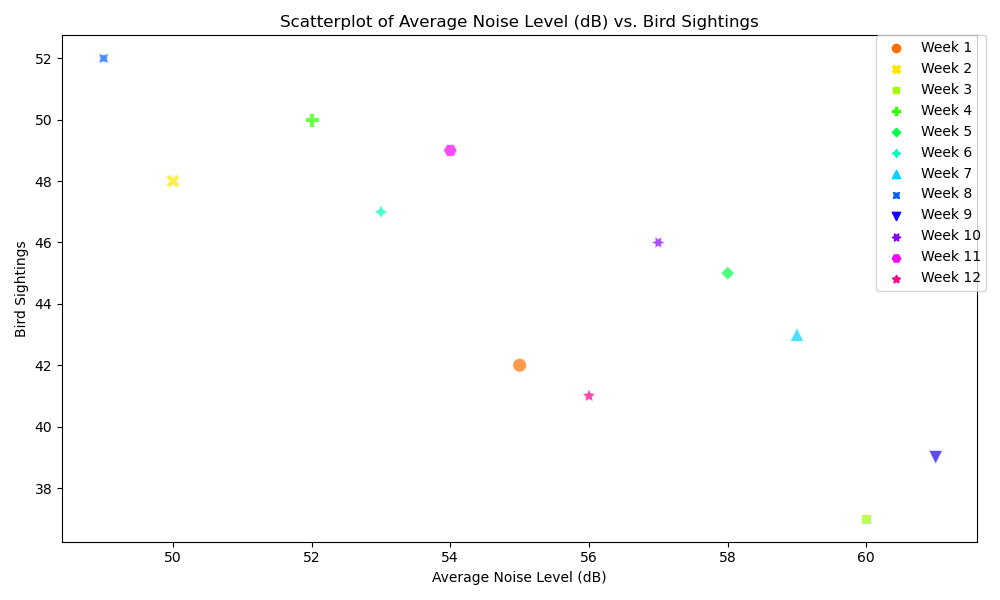

Recreate this plot in Python.

import seaborn as sns
import matplotlib.pyplot as plt
import pandas as pd

# Given data in a list of dictionaries
data = [
    {'Week': 'Week 1', 'Average Noise Level (dB)': 55, 'Bird Sightings': 42},
    {'Week': 'Week 2', 'Average Noise Level (dB)': 50, 'Bird Sightings': 48},
    {'Week': 'Week 3', 'Average Noise Level (dB)': 60, 'Bird Sightings': 37},
    {'Week': 'Week 4', 'Average Noise Level (dB)': 52, 'Bird Sightings': 50},
    {'Week': 'Week 5', 'Average Noise Level (dB)': 58, 'Bird Sightings': 45},
    {'Week': 'Week 6', 'Average Noise Level (dB)': 53, 'Bird Sightings': 47},
    {'Week': 'Week 7', 'Average Noise Level (dB)': 59, 'Bird Sightings': 43},
    {'Week': 'Week 8', 'Average Noise Level (dB)': 49, 'Bird Sightings': 52},
    {'Week': 'Week 9', 'Average Noise Level (dB)': 61, 'Bird Sightings': 39},
    {'Week': 'Week 10', 'Average Noise Level (dB)': 57, 'Bird Sightings': 46},
    {'Week': 'Week 11', 'Average Noise Level (dB)': 54, 'Bird Sightings': 49},
    {'Week': 'Week 12', 'Average Noise Level (dB)': 56, 'Bird Sightings': 41}
]

# Convert data to a pandas DataFrame
df = pd.DataFrame(data)

# Create a scatterplot
plt.figure(figsize=(10, 6))  # Set the size of the figure
scatter_plot = sns.scatterplot(
    data=df,
    x='Average Noise Level (dB)',  # X-axis represents average noise level
    y='Bird Sightings',           # Y-axis represents bird sightings
    hue='Week',                   # Color points by week
    palette=sns.color_palette("hsv", len(df['Week'].unique())),  # Use a color palette that provides a unique color for each week
    s=100,                        # Set the size of the markers
    style='Week',                 # Different marker styles for each week
    markers=True,                 # Use markers
    alpha=0.7                     # Set transparency of markers
)

# Add titles and labels
plt.title('Scatterplot of Average Noise Level (dB) vs. Bird Sightings')
plt.xlabel('Average Noise Level (dB)')
plt.ylabel('Bird Sightings')

# Place the legend outside the plot
plt.legend(bbox_to_anchor=(1.01, 1), borderaxespad=0)

# Show the plot
plt.tight_layout()  # Adjusts the plot to ensure everything fits without overlapping
plt.show()
